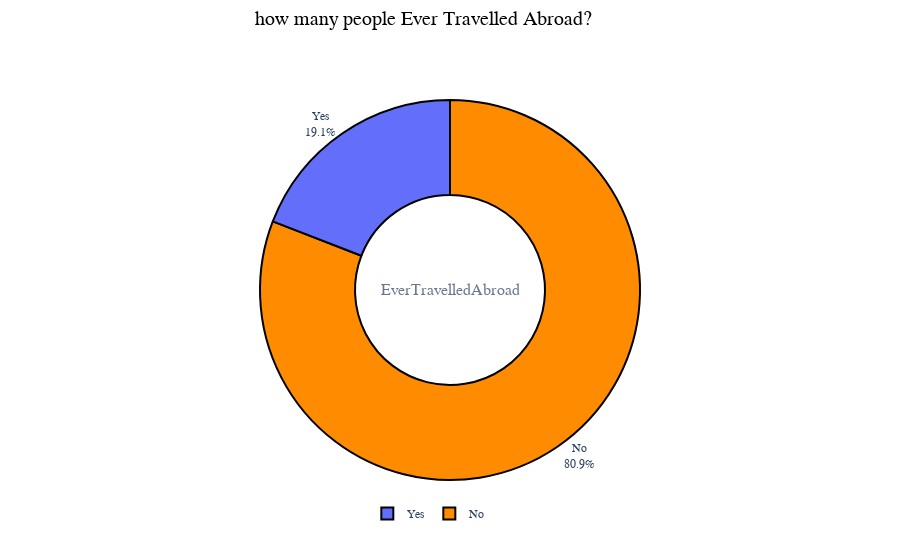

Here is the notebook cell this chart was saved with:
### Code cell
fig = go.Figure(data=[go.Pie(labels=data['EverTravelledAbroad'], hole=.5)])
fig.add_annotation(text='EverTravelledAbroad',
                   x=0.5,y=0.5,showarrow=False,font_size=16,opacity=0.7,font_family='monospace')
fig.update_traces(hoverinfo='label+percent+value',
                  marker=dict(colors=['darkorange','blue'], line=dict(color='#000000', width=2)))
fig.update_layout(
    font_family='monospace',
    title=dict(text='how many people Ever Travelled Abroad?',x=0.47,y=0.98,
               font=dict(color='black',size=20)),
    legend=dict(x=0.37,y=-0.05,orientation='h',traceorder='reversed'),
    hoverlabel=dict(bgcolor='white'))

fig.update_traces(textposition='outside', textinfo='percent+label')

fig.show()

### Figure 1 — Plotly figure (JSON) as saved in the notebook; plotly's stock layout.template omitted (floating-point values rounded to 4 significant figures; data arrays with more than 128 entries replaced by an {"elided": "..."} marker saying what was removed)
{"data": [{"hole": 0.5, "hoverinfo": "label+percent+value", "labels": {"elided": "1987 str values"}, "marker": {"colors": ["darkorange", "blue"], "line": {"color": "#000000", "width": 2}}, "textinfo": "percent+label", "textposition": "outside", "type": "pie"}], "layout": {"annotations": [{"font": {"family": "monospace", "size": 16}, "opacity": 0.7, "showarrow": false, "text": "EverTravelledAbroad", "x": 0.5, "y": 0.5}], "font": {"family": "monospace"}, "hoverlabel": {"bgcolor": "white"}, "legend": {"orientation": "h", "traceorder": "reversed", "x": 0.37, "y": -0.05}, "title": {"font": {"color": "black", "size": 20}, "text": "how many people Ever Travelled Abroad?", "x": 0.47, "y": 0.98}}}
